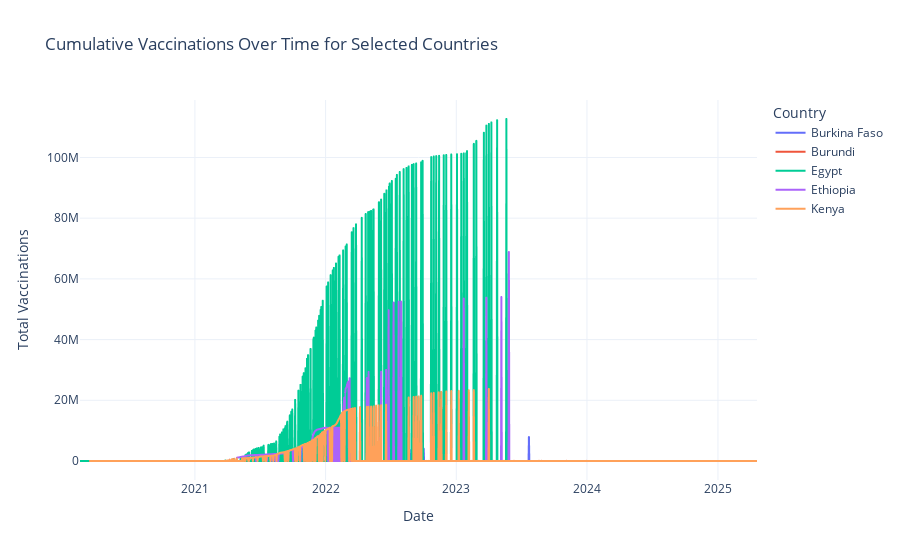

Notebook code cell kept with this figure:
### Code cell
fig = px.line(
    covid_df,
    x='date',
    y='total_vaccinations',
    color='country',
    title='Cumulative Vaccinations Over Time for Selected Countries',
    labels={'date': 'Date', 'total_vaccinations': 'Total Vaccinations'}
)
fig.update_layout(
    xaxis_title='Date',
    yaxis_title='Total Vaccinations',
    legend_title='Country',
    template='plotly_white'
)
fig.show()

### Figure 1 — Plotly figure (JSON) as saved in the notebook; plotly's stock layout.template omitted (floating-point values rounded to 4 significant figures; data arrays with more than 128 entries replaced by an {"elided": "..."} marker saying what was removed)
{"data": [{"hovertemplate": "country=Burkina Faso<br>Date=%{x}<br>Total Vaccinations=%{y}<extra></extra>", "legendgroup": "Burkina Faso", "line": {"color": "#636efa", "dash": "solid"}, "marker": {"symbol": "circle"}, "mode": "lines", "name": "Burkina Faso", "showlegend": true, "type": "scattergl", "x": {"elided": "1868 str values"}, "xaxis": "x", "y": {"elided": "1868 int values"}, "yaxis": "y"}, {"hovertemplate": "country=Burundi<br>Date=%{x}<br>Total Vaccinations=%{y}<extra></extra>", "legendgroup": "Burundi", "line": {"color": "#EF553B", "dash": "solid"}, "marker": {"symbol": "circle"}, "mode": "lines", "name": "Burundi", "showlegend": true, "type": "scattergl", "x": {"elided": "1846 str values"}, "xaxis": "x", "y": {"elided": "1846 int values"}, "yaxis": "y"}, {"hovertemplate": "country=Egypt<br>Date=%{x}<br>Total Vaccinations=%{y}<extra></extra>", "legendgroup": "Egypt", "line": {"color": "#00cc96", "dash": "solid"}, "marker": {"symbol": "circle"}, "mode": "lines", "name": "Egypt", "showlegend": true, "type": "scattergl", "x": {"elided": "1892 str values"}, "xaxis": "x", "y": {"elided": "1892 int values"}, "yaxis": "y"}, {"hovertemplate": "country=Ethiopia<br>Date=%{x}<br>Total Vaccinations=%{y}<extra></extra>", "legendgroup": "Ethiopia", "line": {"color": "#ab63fa", "dash": "solid"}, "marker": {"symbol": "circle"}, "mode": "lines", "name": "Ethiopia", "showlegend": true, "type": "scattergl", "x": {"elided": "1864 str values"}, "xaxis": "x", "y": {"elided": "1864 int values"}, "yaxis": "y"}, {"hovertemplate": "country=Kenya<br>Date=%{x}<br>Total Vaccinations=%{y}<extra></extra>", "legendgroup": "Kenya", "line": {"color": "#FFA15A", "dash": "solid"}, "marker": {"symbol": "circle"}, "mode": "lines", "name": "Kenya", "showlegend": true, "type": "scattergl", "x": {"elided": "1864 str values"}, "xaxis": "x", "y": {"elided": "1864 int values"}, "yaxis": "y"}], "layout": {"legend": {"title": {"text": "Country"}, "tracegroupgap": 0}, "title": {"text": "Cumulative Vaccinations Over Time for Selected Countries"}, "xaxis": {"anchor": "y", "domain": [0, 1], "title": {"text": "Date"}}, "yaxis": {"anchor": "x", "domain": [0, 1], "title": {"text": "Total Vaccinations"}}}}
